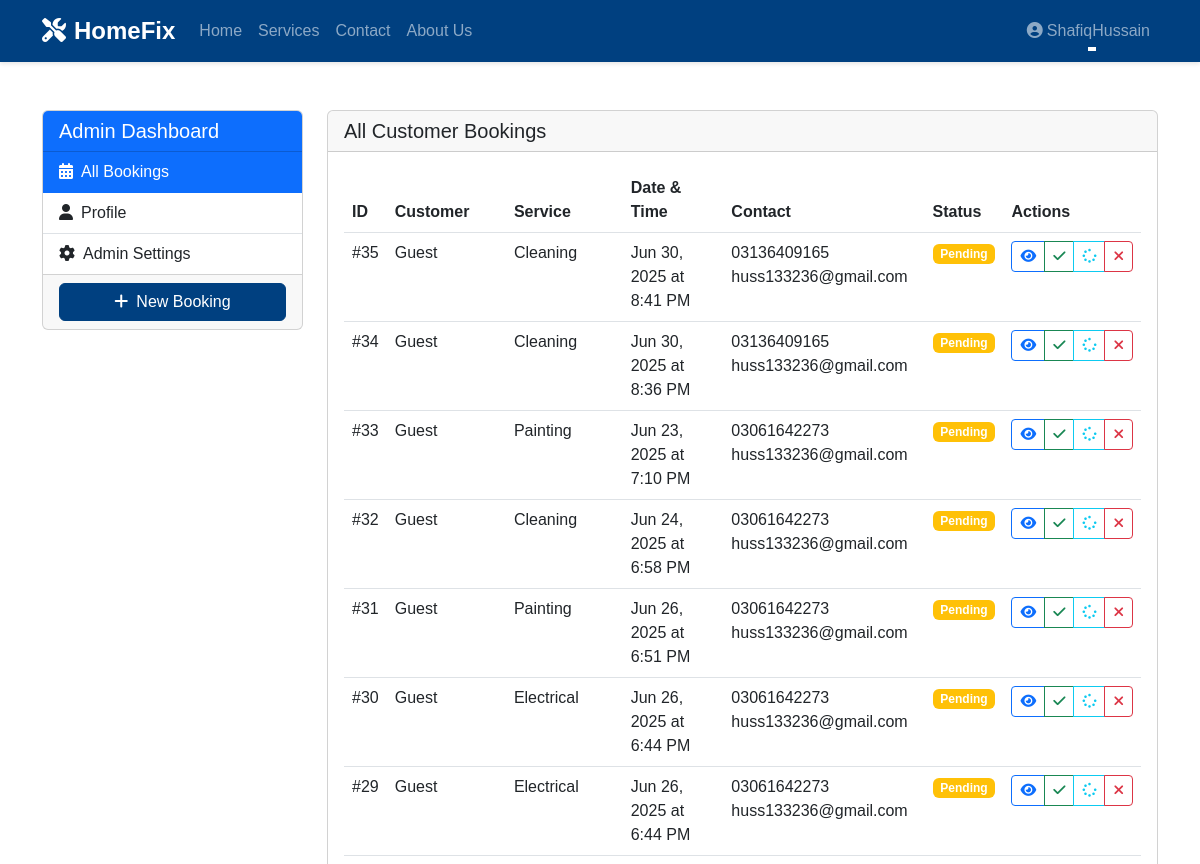
Before: /dashboard/ (signed in, upper part) with the older database file.
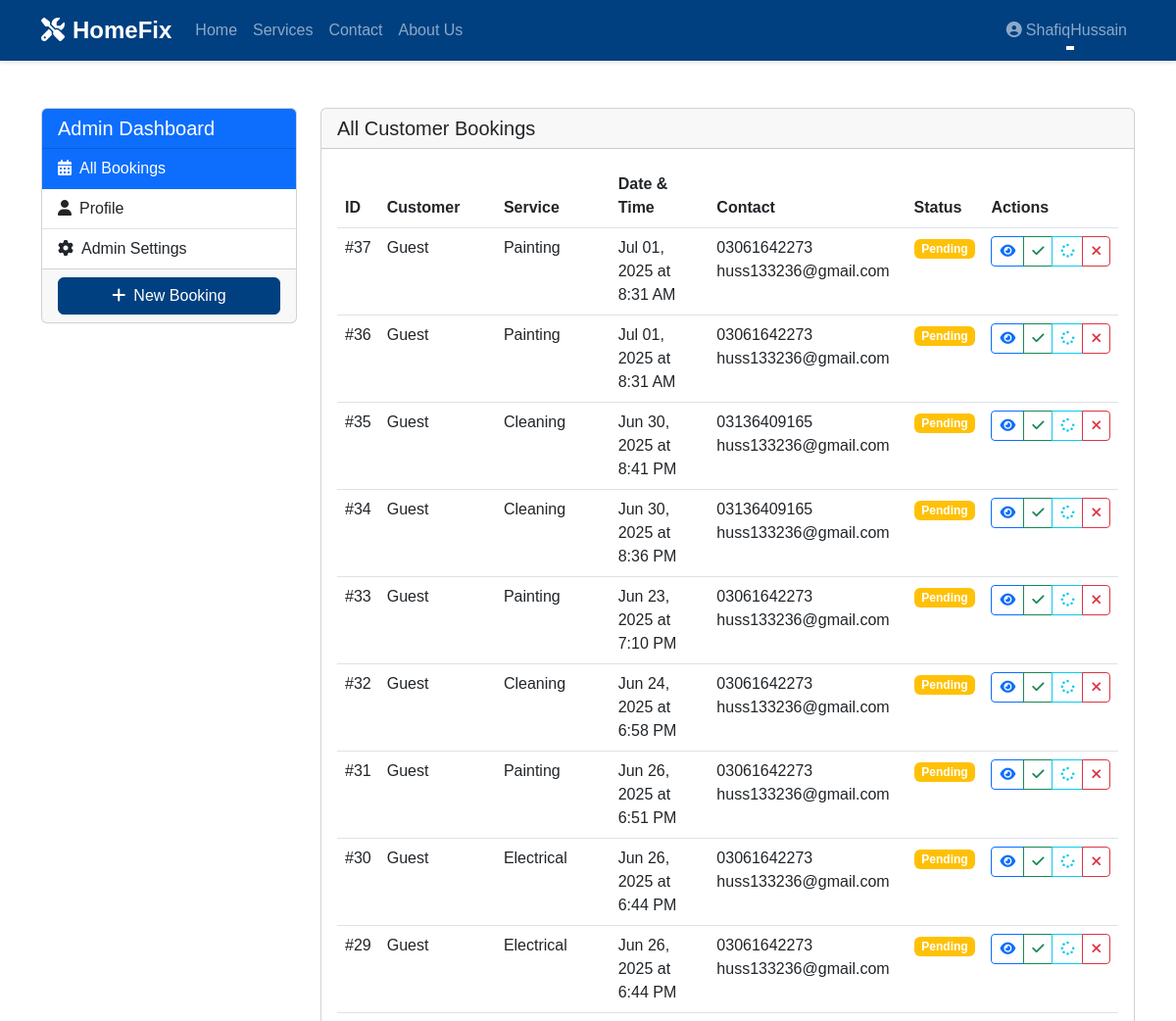
After: the same page with the newer database file.
### services/models.py (models this page shows, shortened)
class Booking(models.Model):
    STATUS_CHOICES = [
        ('pending', 'Pending'),
        ('in_progress', 'In Progress'),
        ('confirmed', 'Confirmed'),
        ('completed', 'Completed'),
        ('cancelled', 'Cancelled'),
    ]
    customer = models.ForeignKey(User, on_delete=models.CASCADE, related_name='bookings', null=True, blank=True)
    provider = models.ForeignKey(Provider, on_delete=models.SET_NULL, null=True, related_name='provider_bookings')
    service = models.ForeignKey(Service, on_delete=models.CASCADE)
    date = models.DateField()
    time = models.TimeField()
    phone_number = models.CharField(max_length=20, blank=True, null=True)
    email = models.EmailField(blank=True, null=True)
    address = models.CharField(max_length=255)
    postcode = models.CharField(max_length=20)
    status = models.CharField(max_length=20, choices=STATUS_CHOICES, default='pending')
    price = models.DecimalField(max_digits=10, decimal_places=2, null=True, blank=True)
    notes = models.TextField(blank=True, null=True)
    created_at = models.DateTimeField(auto_now_add=True)
    rating = models.IntegerField(null=True, blank=True)
    feedback = models.TextField(null=True, blank=True)

class Service(models.Model):
    name = models.CharField(max_length=100)
    description = models.TextField()
    icon = models.CharField(max_length=50)  # Store icon name/class
    base_price = models.DecimalField(max_digits=10, decimal_places=2)
    category = models.CharField(max_length=100)

### services/views.py (the view)
# urls.py: path('dashboard/', views.dashboard, name='dashboard'),
@login_required
def dashboard(request):
    user = request.user
    if user.is_staff or user.is_superuser:
        bookings = Booking.objects.all().order_by('-created_at')
        upcoming_bookings = bookings.filter(status__in=['pending', 'confirmed'])
        past_bookings = bookings.filter(status__in=['completed', 'cancelled'])
        is_admin = True
    else:
        bookings = Booking.objects.filter(customer=user).order_by('-created_at')
        upcoming_bookings = bookings.filter(status__in=['pending', 'confirmed'])
        past_bookings = bookings.filter(status__in=['completed', 'cancelled'])
        is_admin = False
    return render(request, 'services/dashboard.html', {
        'user': user,
        'upcoming_bookings': upcoming_bookings,
        'past_bookings': past_bookings,
        'is_admin': is_admin,
    })

### templates/services/dashboard.html (shortened to what this page needs)
{% extends "base.html" %}
{% block content %}
<div class="container py-4">
    <div class="row">
        <div class="col-lg-3 mb-4">
            <div class="card">
                <div class="card-header bg-primary text-white">
                    <h5 class="mb-0">{% if is_admin %}Admin Dashboard{% else %}My Dashboard{% endif %}</h5>
                </div>
                <div class="list-group list-group-flush">
                    <a href="#bookings" class="list-group-item list-group-item-action active" data-bs-toggle="list">
                        {% if is_admin %}<i class="fas fa-calendar-alt me-2"></i>All Bookings{% else %}<i class="fas fa-calendar-alt me-2"></i>My Bookings{% endif %}
                    </a>
                    <a href="#profile" class="list-group-item list-group-item-action" data-bs-toggle="list">
                        <i class="fas fa-user me-2"></i>Profile
                    </a>
                    {% if is_admin %}
                    <a href="#settings" class="list-group-item list-group-item-action" data-bs-toggle="list">
                        <i class="fas fa-cog me-2"></i>Admin Settings
                    </a>
                    {% endif %}
                </div>
                <div class="card-footer">
                    <a href="{% url 'book_service' %}" class="btn btn-primary w-100">
                        <i class="fas fa-plus me-2"></i>New Booking
                    </a>
                </div>
            </div>
        </div>
        <div class="col-lg-9">
            <div class="tab-content">
                <div class="tab-pane fade show active" id="bookings">
                    <div class="card">
                        <div class="card-header">
                            {% if is_admin %}
                            <h5 class="mb-0">All Customer Bookings</h5>
                            {% endif %}
                        </div>
                        <div class="card-body">
                            {% if is_admin %}
                            <div class="table-responsive">
                                <table class="table table-hover">
                                    <thead>
                                        <tr>
                                            <th>ID</th>
                                            <th>Customer</th>
                                            <th>Service</th>
                                            <th>Date & Time</th>
                                            <th>Contact</th>
                                            <th>Status</th>
                                            <th>Actions</th>
                                        </tr>
                                    </thead>
                                    <tbody>
                                        {% for booking in upcoming_bookings %}
                                        <tr>
                                            <td>#{{ booking.id }}</td>
                                            <td>
                                                {% if booking.customer %}
                                                    {{ booking.customer.get_full_name|default:booking.customer.username|default:"Guest" }}
                                                {% else %}
                                                    Guest
                                                {% endif %}
                                            </td>
                                            <td>{{ booking.service.name }}</td>
                                            <td>{{ booking.date|date:"M d, Y" }} at {{ booking.time|time:"g:i A" }}</td>
                                            <td>
                                                {{ booking.phone_number }}<br>
                                                {{ booking.email }}
                                            </td>
                                            <td>
                                                <span class="badge {% if booking.status == 'confirmed' %}bg-success{% elif booking.status == 'pending' %}bg-warning{% elif booking.status == 'in_progress' %}bg-info{% elif booking.status == 'cancelled' %}bg-danger{% elif booking.status == 'completed' %}bg-secondary{% else %}bg-secondary{% endif %}">
                                                    {{ booking.status|title }}
                                                </span>
                                            </td>
                                            <td>
                                                <div class="btn-group btn-group-sm">
                                                    <button class="btn btn-outline-primary" data-bs-toggle="modal" data-bs-target="#bookingDetails{{ booking.id }}">
                                                        <i class="fas fa-eye"></i>
                                                    </button>
                                                    {% if booking.status == 'pending' %}
                                                    <a href="{% url 'update_booking_status' booking.id 'confirmed' %}" class="btn btn-outline-success" title="Confirm Booking">
                                                        <i class="fas fa-check"></i>
                                                    </a>
                                                    <a href="{% url 'update_booking_status' booking.id 'in_progress' %}" class="btn btn-outline-info" title="Mark as In Progress">
                                                        <i class="fas fa-spinner"></i>
                                                    </a>
                                                    <a href="{% url 'update_booking_status' booking.id 'cancelled' %}" class="btn btn-outline-danger" title="Cancel Booking">
                                                        <i class="fas fa-times"></i>
                                                    </a>
                                                    {% elif booking.status == 'completed' %}
                                                    <span class="btn btn-outline-secondary disabled">
                                                        <i class="fas fa-lock"></i>
                                                    </span>
                                                    {% elif booking.status == 'cancelled' %}
                                                    <a href="{% url 'update_booking_status' booking.id 'pending' %}" class="btn btn-outline-warning" title="Reactivate Booking">
                                                        <i class="fas fa-redo"></i>
                                                    </a>
                                                    {% endif %}
                                                </div>
                                            </td>
                                        </tr>
                                        {% endfor %}
                                    </tbody>
                                </table>
                            </div>
                            {% endif %}
                        </div>
                    </div>
                </div>
            </div>
        </div>
    </div>
</div>
{% endblock %}

### templates/base.html (shortened to what this page needs)
{% load static %}
<!DOCTYPE html>
<html lang="en">
<head>
    <link href="https://cdn.jsdelivr.net/npm/bootstrap@5.3.0/dist/css/bootstrap.min.css" rel="stylesheet">
    <link rel="stylesheet" href="https://cdn.jsdelivr.net/npm/bootstrap-icons@1.10.0/font/bootstrap-icons.css">
    <link rel="stylesheet" href="https://cdnjs.cloudflare.com/ajax/libs/font-awesome/6.4.0/css/all.min.css">
    {% block extra_css %}
    <link rel="stylesheet" href="{% static 'css/custom.css' %}">
{% endblock %}
</head>
<body>
    <nav class="navbar navbar-expand-lg navbar-dark sticky-top" style="background-color: #004080;">
        <div class="container">
            <a class="navbar-brand fw-bold" href="{% url 'home' %}"><i class="fas fa-tools me-2"></i>HomeFix</a>
            <div class="collapse navbar-collapse" id="navbarNav">
                <ul class="navbar-nav me-auto">
                    <li class="nav-item">
                        <a class="nav-link" href="{% url 'home' %}">Home</a>
                    </li>
                    <li class="nav-item">
                        <a class="nav-link" href="{% url 'services' %}">Services</a>
                    </li>
                    <li class="nav-item">
                        <a class="nav-link" href="{% url 'contact' %}">Contact</a>
                    </li>
                    <li class="nav-item">
                        <a class="nav-link" href="{% url 'about' %}">About Us</a>
                    </li>
                </ul>
                <div class="navbar-nav">
                    {% if user.is_authenticated %}
                        <div class="nav-item dropdown">
                            <a class="nav-link dropdown-toggle" href="#" role="button" data-bs-toggle="dropdown">
                                <i class="fas fa-user-circle me-1"></i>{{ user.first_name|default:user.username }}
                            </a>
                        </div>
                    {% else %}
                        <a class="nav-link" href="{% url 'login' %}">Login</a>
                        <a class="nav-link btn btn-outline-light ms-2" href="{% url 'register' %}">Sign Up</a>
                    {% endif %}
                </div>
            </div>
        </div>
    </nav>
    <main class="py-4">
        {% block content %}{% endblock %}
    </main>
</body>
</html>

### static/css/custom.css (style rules this page uses)
body { font-family: 'Poppins', sans-serif; animation: fadeInAnimation ease 1s; animation-iteration-count: 1; animation-fill-mode: forwards; }
a, .btn { transition: all 0.3s ease-in-out; }
.card { transition: transform 0.3s ease, box-shadow 0.3s ease; }
.navbar-nav .nav-link { position: relative; padding-bottom: 0.5rem; }
.navbar-nav .nav-link::after { content: ''; position: absolute; bottom: 0; left: 50%; transform: translateX(-50%); width: 0; height: 2px; background-color: #fff; transition: width 0.3s ease-in-out; }

### templates/base.html (style rules this page uses)
html, body { height: 100%; margin: 0; }
body { display: flex; flex-direction: column; min-height: 100vh; }
main { flex: 1 0 auto; padding-bottom: 2rem; }
:root { --primary-color: #004080; --secondary-color: #f8f9fa; }
.navbar-brand { font-size: 1.5rem; font-weight: 600; }
.btn-primary { background-color: var(--primary-color); border-color: var(--primary-color); }
.navbar { box-shadow: 0 2px 4px rgba(0,0,0,0.1); }

Changed rows visible on the page:
added Booking: id "37", shows "Guest", service.name "Painting", date "Jul 01, 2025", time "8:31 AM", phone_number "03061642273", email "huss133236@gmail.com", status "Pending"
added Booking: id "36", shows "Guest", service.name "Painting", date "Jul 01, 2025", time "8:31 AM", phone_number "03061642273", email "huss133236@gmail.com", status "Pending"
